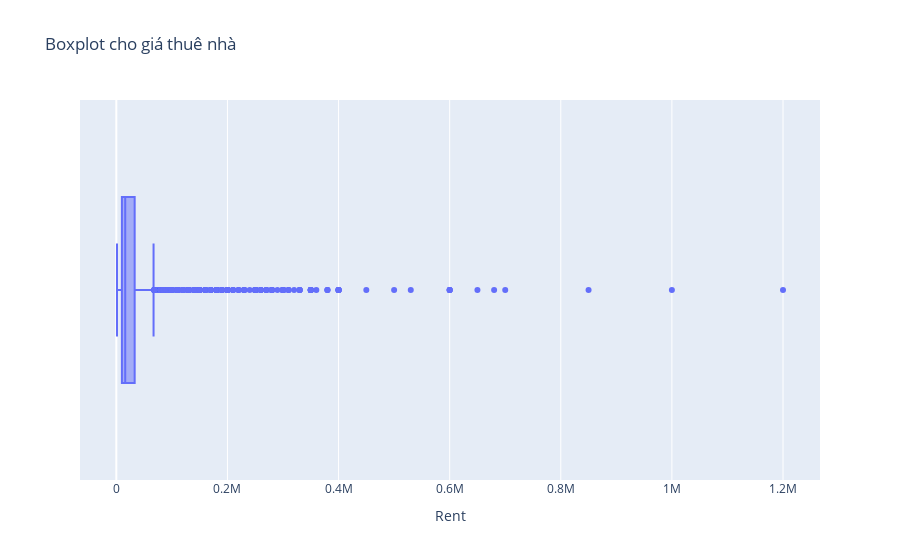

Write notebook code for a chart like this one.
### Markdown cell above
### Xoá ngoại biên

### Code cell
df.drop([1837], axis=0, inplace=True)

fig = px.box(df, x="Rent",title='Boxplot cho giá thuê nhà')
fig.show()

### Figure 1 — Plotly figure (JSON) as saved in the notebook; plotly's stock layout.template omitted (floating-point values rounded to 4 significant figures; data arrays with more than 128 entries replaced by an {"elided": "..."} marker saying what was removed)
{"data": [{"alignmentgroup": "True", "hovertemplate": "Rent=%{x}<extra></extra>", "legendgroup": "", "marker": {"color": "#636efa"}, "name": "", "notched": false, "offsetgroup": "", "orientation": "h", "showlegend": false, "type": "box", "x": {"elided": "4745 int values"}, "x0": " ", "xaxis": "x", "y0": " ", "yaxis": "y"}], "layout": {"boxmode": "group", "legend": {"tracegroupgap": 0}, "title": {"text": "Boxplot cho giá thuê nhà"}, "xaxis": {"anchor": "y", "domain": [0, 1], "title": {"text": "Rent"}}, "yaxis": {"anchor": "x", "domain": [0, 1]}}}
